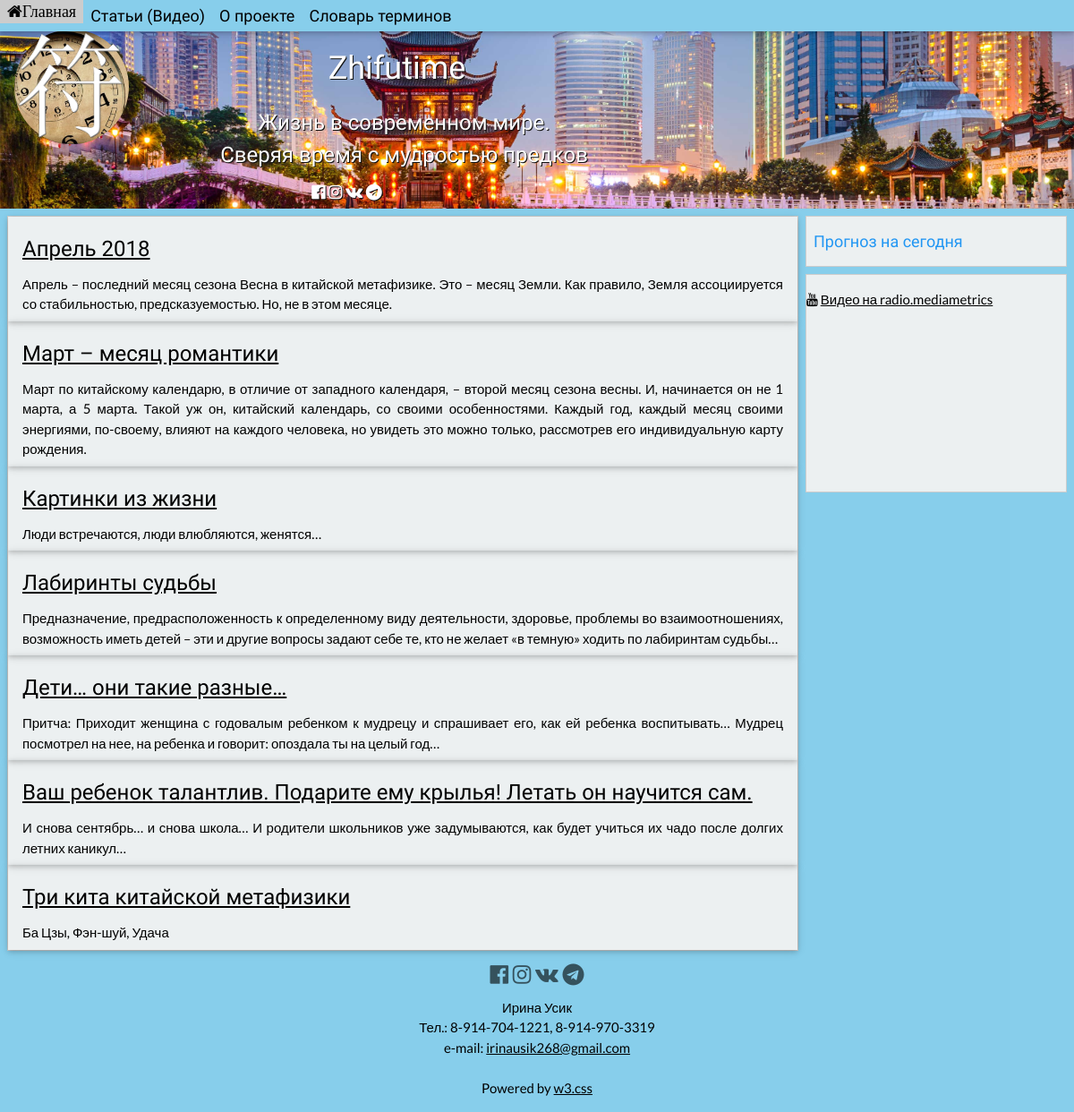
The app's page /articles/, older data.
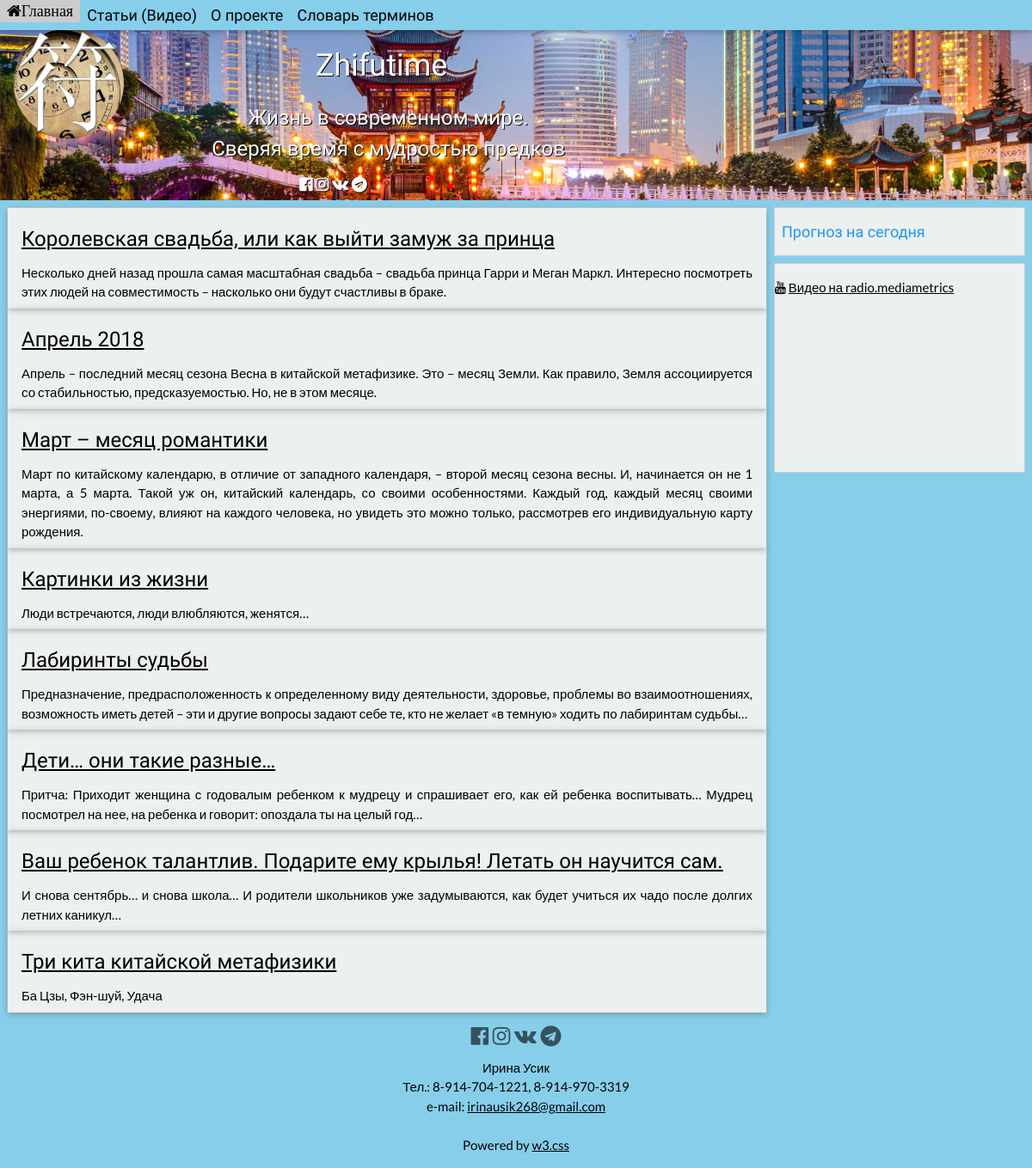
The same page, newer data.
### zhifutime/models.py (models this page shows, shortened)
class Article(models.Model, HitCountMixin):
    title = models.CharField(max_length=200)
    slug = models.SlugField(max_length=250, unique_for_date='publish')
    desc = models.CharField(max_length=350, default='', null=True, blank=True,
                            help_text='Краткое описание статьи')
    text = tinymce_models.HTMLField()
    publish = models.DateTimeField(default=timezone.now)
    hit_count_generic = GenericRelation(
        HitCount, object_id_field='object_pk',
        related_query_name='hit_count_generic_relation')
    class Meta:
        ordering = ('-publish',)
        verbose_name = 'Статья'
        verbose_name_plural = 'Статьи'

### zhifutime/views.py (the view)
# urls.py: url(r'^articles/(?P<art_id>\d+)/$', views.ArticleId.as_view(), name='article_id'),
def articles(request):
    articles_ = Article.objects.all()
    return render(request, 'articles.html', {'articles': articles_})

### zhifutime/templates/articles.html (shortened to what this page needs)
{%  extends 'basetry.html' %}
{% block main_content %}
    {% for article in articles %}
        <div class="w3-card w3-padding w3-hover-sand">
        <a href="{% url "article_id" article.id %}">
        <h3 class="w3-left-align">{{article.title|safe}}</h3></a>
        {% if not article.desc == None %}
            {{ article.desc }}
        {% endif %}
        </div>
    {% endfor %}
 {% endblock %}

Row changes from the older to the newer data that the page shows:
added Article: title "Королевская свадьба, или как выйти замуж за принца", desc "Несколько дней назад прошла самая масштабная свадьба – свадьба принца Гарри и Меган Маркл. Интересно посмотреть этих людей на совместимость – насколько они будут счастливы в браке."
